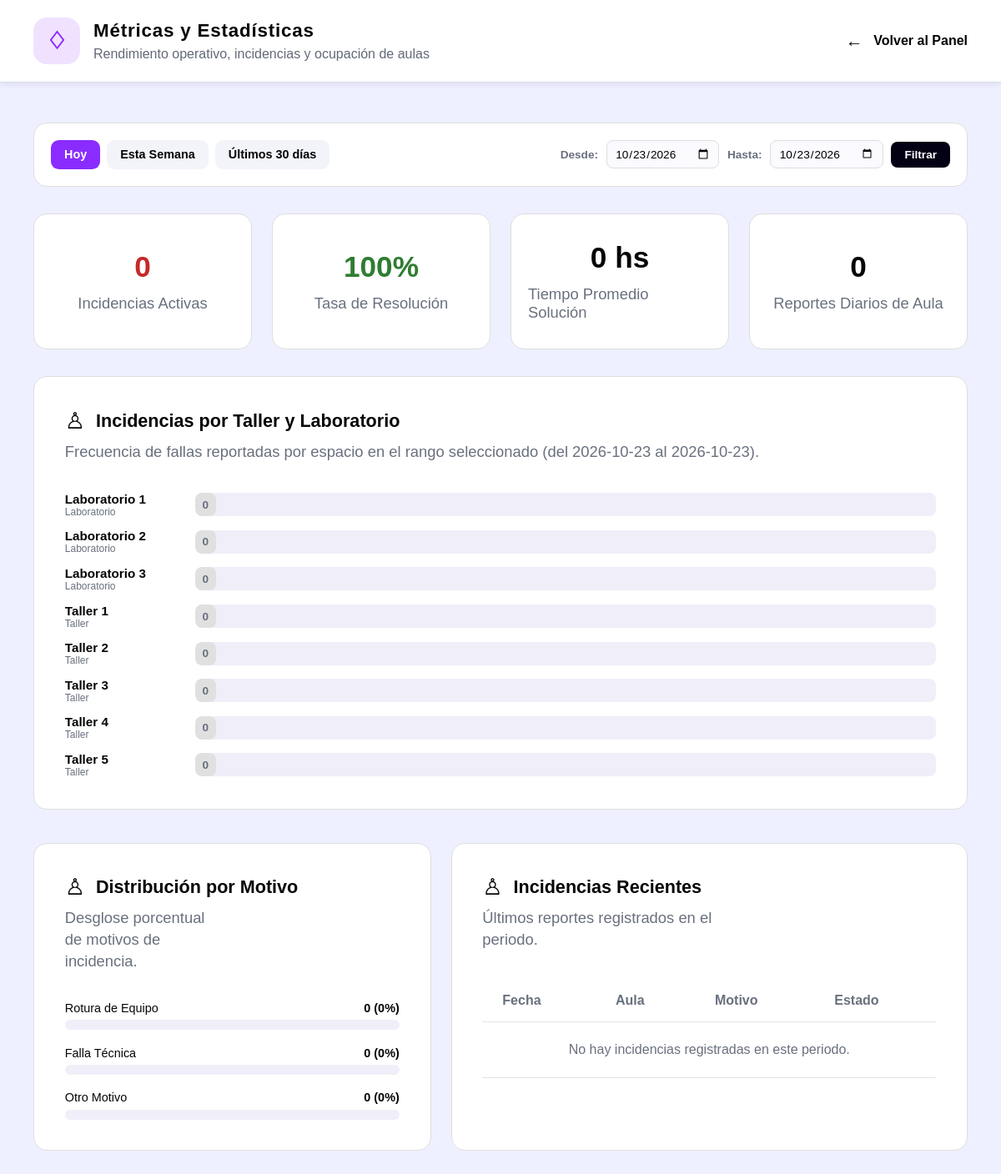
Screenshot of /index.php?ruta=metricas-administrador&periodo=hoy (signed in) with the database file from the repository.
### tables this page shows
CREATE TABLE IF NOT EXISTS aulas (
    id INT UNSIGNED AUTO_INCREMENT PRIMARY KEY,
    codigo VARCHAR(50) NOT NULL UNIQUE,
    nombre VARCHAR(100) NOT NULL,
    tipo ENUM('taller', 'laboratorio', 'aula') NOT NULL DEFAULT 'taller',
    activo TINYINT(1) NOT NULL DEFAULT 1,
    creado_en TIMESTAMP NOT NULL DEFAULT CURRENT_TIMESTAMP
);

### app/controlador/administrador/mostrarMetricasAdministrador.php (called while the page is built, shortened)
<?php
require_once __DIR__ . '/../../modelo/MetricasModelo.php';
require_once __DIR__ . '/../../utilidades/sesion.php';
$periodo = (string) ($_GET['periodo'] ?? 'ultimos-30-dias');
$hoy = date('Y-m-d');
$fechaDesde = $hoy;
$fechaHasta = $hoy;
switch ($periodo) {
    case 'hoy':
        $fechaDesde = $hoy;
        $fechaHasta = $hoy;
        break;
}
$modelo = new MetricasModelo();
$kpis = $modelo->obtenerResumenKPIs($fechaDesde, $fechaHasta);
$incidenciasPorAula = $modelo->obtenerIncidenciasPorAula($fechaDesde, $fechaHasta);
$distribucionTipos = $modelo->obtenerDistribucionTipos($fechaDesde, $fechaHasta);
$incidenciasRecientes = $modelo->obtenerIncidenciasRecientes($fechaDesde, $fechaHasta, 5);
require __DIR__ . '/../../vista/administrador/metricas-administrador.php';

### app/utilidades/sesion.php (called while the page is built, shortened)
<?php
function escapar(string $valor): string
{
    return htmlspecialchars($valor, ENT_QUOTES | ENT_SUBSTITUTE, 'UTF-8');
}

### app/config/Conexion.php (called while the page is built, shortened)
<?php
final class Conexion
{
    private static ?PDO $conexion = null;
    public static function obtener(): PDO
    {
        $configLocal = [];
        $archivoLocal = __DIR__ . '/local.php';
        $host = getenv('DB_HOST') ?: ($configLocal['DB_HOST'] ?? '127.0.0.1');
        $puerto = getenv('DB_PORT') ?: ($configLocal['DB_PORT'] ?? '3306');
        $baseDeDatos = getenv('DB_NAME') ?: ($configLocal['DB_NAME'] ?? 'ipsum');
        $usuario = getenv('DB_USER') ?: ($configLocal['DB_USER'] ?? 'root');
        $contrasena = getenv('DB_PASSWORD') ?: ($configLocal['DB_PASSWORD'] ?? '');
        $dsn = "mysql:host={$host};port={$puerto};dbname={$baseDeDatos};charset=utf8mb4";
        self::$conexion = new PDO($dsn, $usuario, $contrasena, [
            PDO::ATTR_ERRMODE => PDO::ERRMODE_EXCEPTION,
            PDO::ATTR_DEFAULT_FETCH_MODE => PDO::FETCH_ASSOC,
            PDO::ATTR_EMULATE_PREPARES => false,
        ]);
        self::$conexion->exec("SET time_zone = '-03:00'");
        return self::$conexion;
    }
}

### app/modelo/MetricasModelo.php (called while the page is built, shortened)
<?php
require_once __DIR__ . '/../config/Conexion.php';
class MetricasModelo
{
    private PDO $conexion;
    public function __construct()
    {
        $this->conexion = Conexion::obtener();
    }
    public function obtenerResumenKPIs(string $fechaDesde, string $fechaHasta): array
    {
        $sqlActivas = 'SELECT COUNT(*) FROM reportes_incidencias
                       WHERE estado IN ("pendiente", "en_proceso")
                       AND fecha BETWEEN :desde AND :hasta';
        $stmtActivas = $this->conexion->prepare($sqlActivas);
        $stmtActivas->execute([':desde' => $fechaDesde, ':hasta' => $fechaHasta]);
        $incidenciasActivas = (int) $stmtActivas->fetchColumn();
        $sqlTotales = 'SELECT
                        COUNT(*) AS total,
                        SUM(CASE WHEN estado = "resuelto" THEN 1 ELSE 0 END) AS resueltas
                       FROM reportes_incidencias
                       WHERE fecha BETWEEN :desde AND :hasta';
        $stmtTotales = $this->conexion->prepare($sqlTotales);
        $stmtTotales->execute([':desde' => $fechaDesde, ':hasta' => $fechaHasta]);
        $totales = $stmtTotales->fetch(PDO::FETCH_ASSOC) ?: [];
        $totalIncidencias = (int) ($totales['total'] ?? 0);
        $totalResueltas = (int) ($totales['resueltas'] ?? 0);
        $tasaResolucion = $totalIncidencias > 0
            ? round(($totalResueltas / $totalIncidencias) * 100, 1)
            : 100.0;
        $sqlTiempo = 'SELECT AVG(TIMESTAMPDIFF(HOUR, creado_en, actualizado_en)) AS promedio_horas
                      FROM reportes_incidencias
                      WHERE estado = "resuelto" AND fecha BETWEEN :desde AND :hasta';
        $stmtTiempo = $this->conexion->prepare($sqlTiempo);
        $stmtTiempo->execute([':desde' => $fechaDesde, ':hasta' => $fechaHasta]);
        $horas = $stmtTiempo->fetchColumn();
        $promedioHoras = $horas !== null ? round((float) $horas, 1) : 0.0;
        $sqlDiarios = 'SELECT COUNT(*) FROM reportes_diarios WHERE fecha BETWEEN :desde AND :hasta';
        $stmtDiarios = $this->conexion->prepare($sqlDiarios);
        $stmtDiarios->execute([':desde' => $fechaDesde, ':hasta' => $fechaHasta]);
        $totalDiarios = (int) $stmtDiarios->fetchColumn();
        return [
            'activas' => $incidenciasActivas,
            'tasa_resolucion' => $tasaResolucion,
            'tiempo_promedio_horas' => $promedioHoras,
            'total_diarios' => $totalDiarios,
            'total_incidencias' => $totalIncidencias,
            'total_resueltas' => $totalResueltas,
        ];
    }
    public function obtenerIncidenciasPorAula(string $fechaDesde, string $fechaHasta): array
    {
        $sql = 'SELECT a.id, a.nombre, a.tipo, COUNT(i.id) AS total_incidencias
                FROM aulas a
                LEFT JOIN reportes_incidencias i
                    ON a.id = i.aula_id AND i.fecha BETWEEN :desde AND :hasta
                WHERE a.activo = 1
                GROUP BY a.id, a.nombre, a.tipo
                ORDER BY total_incidencias DESC, a.nombre ASC';
        $stmt = $this->conexion->prepare($sql);
        $stmt->execute([':desde' => $fechaDesde, ':hasta' => $fechaHasta]);
        return $stmt->fetchAll(PDO::FETCH_ASSOC);
    }
    public function obtenerDistribucionTipos(string $fechaDesde, string $fechaHasta): array
    {
        $sql = 'SELECT tipo_solicitud, COUNT(*) AS cantidad
                FROM reportes_incidencias
                WHERE fecha BETWEEN :desde AND :hasta
                GROUP BY tipo_solicitud';
        $stmt = $this->conexion->prepare($sql);
        $stmt->execute([':desde' => $fechaDesde, ':hasta' => $fechaHasta]);
        $resultados = $stmt->fetchAll(PDO::FETCH_KEY_PAIR);
        return [
            'rotura-equipo' => (int) ($resultados['rotura-equipo'] ?? 0),
            'falla-equipo'  => (int) ($resultados['falla-equipo'] ?? 0),
            'otro'          => (int) ($resultados['otro'] ?? 0),
        ];
    }
}

### app/vista/administrador/metricas-administrador.php (the view, shortened to what this page needs)
<!DOCTYPE html>
<html lang="es">
<head>
    <link rel="stylesheet" href="assets/css/panel-administrador.css">
    <link rel="stylesheet" href="assets/css/metricas-administrador.css">
</head>
<body class="admin-page">
    <header class="admin-header">
        <section class="admin-header__brand" id="encabezado-metricas">
            <h1 class="admin-header__title">Métricas y Estadísticas</h1>
            <p class="admin-header__subtitle">Rendimiento operativo, incidencias y ocupación de aulas</p>
        </section>
        <nav class="admin-header__nav" id="navegacion-metricas">
            <a class="admin-header__logout admin-header__back" href="index.php?ruta=panel-administrador">
                Volver al Panel
            </a>
        </nav>
    </header>
    <main class="admin-main" id="contenido-metricas">
        <section class="metricas-filtros" id="filtros-temporales">
            <form action="index.php" method="get" class="metricas-filtros__form">
                <div class="metricas-filtros__botones">
                    <a href="index.php?ruta=metricas-administrador&periodo=hoy"
                       class="metricas-filtros__btn <?= $periodo === 'hoy' ? 'metricas-filtros__btn--activo' : '' ?>">
                        Hoy
                    </a>
                    <a href="index.php?ruta=metricas-administrador&periodo=esta-semana"
                       class="metricas-filtros__btn <?= $periodo === 'esta-semana' ? 'metricas-filtros__btn--activo' : '' ?>">
                        Esta Semana
                    </a>
                    <a href="index.php?ruta=metricas-administrador&periodo=ultimos-30-dias"
                       class="metricas-filtros__btn <?= $periodo === 'ultimos-30-dias' ? 'metricas-filtros__btn--activo' : '' ?>">
                        Últimos 30 días
                    </a>
                </div>
                <div class="metricas-filtros__personalizado">
                    <label class="metricas-filtros__label" for="fecha_desde">Desde:</label>
                    <input class="metricas-filtros__date" type="date" id="fecha_desde" name="fecha_desde" value="<?= escapar($fechaDesde) ?>" required>
                    <label class="metricas-filtros__label" for="fecha_hasta">Hasta:</label>
                    <input class="metricas-filtros__date" type="date" id="fecha_hasta" name="fecha_hasta" value="<?= escapar($fechaHasta) ?>" required>
                    <button class="metricas-filtros__submit" type="submit">Filtrar</button>
                </div>
            </form>
        </section>
        <section class="admin-stats metricas-kpis" id="kpis-superiores">
            <article class="admin-stats__card">
                <h3 class="admin-stats__name">Incidencias Activas</h3>
                <p class="admin-stats__number metricas-kpi--alerta"><?= (int) $kpis['activas'] ?></p>
            </article>
            <article class="admin-stats__card">
                <h3 class="admin-stats__name">Tasa de Resolución</h3>
                <p class="admin-stats__number metricas-kpi--exito"><?= (float) $kpis['tasa_resolucion'] ?>%</p>
            </article>
            <article class="admin-stats__card">
                <h3 class="admin-stats__name">Tiempo Promedio Solución</h3>
                <p class="admin-stats__number"><?= (float) $kpis['tiempo_promedio_horas'] ?> hs</p>
            </article>
            <article class="admin-stats__card">
                <h3 class="admin-stats__name">Reportes Diarios de Aula</h3>
                <p class="admin-stats__number"><?= (int) $kpis['total_diarios'] ?></p>
            </article>
        </section>
        <section class="admin-users metricas-card" id="incidencias-por-aula">
            <h2 class="admin-users__title">Incidencias por Taller y Laboratorio</h2>
            <p class="admin-users__description">
                Frecuencia de fallas reportadas por espacio en el rango seleccionado (del <?= escapar($fechaDesde) ?> al <?= escapar($fechaHasta) ?>).
            </p>
            <div class="metricas-barras">
                <?php if (empty($incidenciasPorAula)): ?>
                    <p class="admin-users__description">No hay aulas registradas en el sistema.</p>
                <?php else: ?>
                    <?php foreach ($incidenciasPorAula as $aula):
                        $totalInc = (int) $aula['total_incidencias'];
                        $porcentaje = $maxIncidencias > 0 ? round(($totalInc / $maxIncidencias) * 100) : 0;
                    ?>
                        <div class="metricas-barras__fila">
                            <div class="metricas-barras__etiqueta">
                                <strong><?= escapar((string) $aula['nombre']) ?></strong>
                                <span class="metricas-barras__tipo"><?= escapar((string) $aula['tipo']) ?></span>
                            </div>
                            <div class="metricas-barras__pista">
                                <?php if ($totalInc > 0): ?>
                                    <div class="metricas-barras__relleno" style="width: <?= max(7, $porcentaje) ?>%;">
                                        <span class="metricas-barras__valor"><?= $totalInc ?></span>
                                    </div>
                                <?php else: ?>
                                    <div class="metricas-barras__relleno metricas-barras__relleno--cero" style="width: 25px;">
                                        <span class="metricas-barras__valor metricas-barras__valor--cero">0</span>
                                    </div>
                                <?php endif; ?>
                            </div>
                        </div>
                    <?php endforeach; ?>
                <?php endif; ?>
            </div>
        </section>
        <div class="metricas-grid-inferior">
            <section class="admin-users metricas-card" id="distribucion-fallas">
                <h2 class="admin-users__title">Distribución por Motivo</h2>
                <p class="admin-users__description">Desglose porcentual de motivos de incidencia.</p>
                <?php
                    $totalTipos = array_sum($distribucionTipos);
                    $pctRotura = $totalTipos > 0 ? round(($distribucionTipos['rotura-equipo'] / $totalTipos) * 100) : 0;
                    $pctFalla = $totalTipos > 0 ? round(($distribucionTipos['falla-equipo'] / $totalTipos) * 100) : 0;
                    $pctOtro = $totalTipos > 0 ? round(($distribucionTipos['otro'] / $totalTipos) * 100) : 0;
                ?>
                <div class="metricas-distribucion">
                    <div class="metricas-distribucion__item">
                        <div class="metricas-distribucion__header">
                            <span>Rotura de Equipo</span>
                            <strong><?= $distribucionTipos['rotura-equipo'] ?> (<?= $pctRotura ?>%)</strong>
                        </div>
                        <div class="metricas-distribucion__barra">
                        </div>
                    </div>
                    <div class="metricas-distribucion__item">
                        <div class="metricas-distribucion__header">
                            <span>Falla Técnica</span>
                            <strong><?= $distribucionTipos['falla-equipo'] ?> (<?= $pctFalla ?>%)</strong>
                        </div>
                        <div class="metricas-distribucion__barra">
                        </div>
                    </div>
                    <div class="metricas-distribucion__item">
                        <div class="metricas-distribucion__header">
                            <span>Otro Motivo</span>
                            <strong><?= $distribucionTipos['otro'] ?> (<?= $pctOtro ?>%)</strong>
                        </div>
                        <div class="metricas-distribucion__barra">
                        </div>
                    </div>
                </div>
            </section>
            <section class="admin-users metricas-card" id="incidencias-recientes">
                <h2 class="admin-users__title">Incidencias Recientes</h2>
                <p class="admin-users__description">Últimos reportes registrados en el periodo.</p>
                <table class="admin-users__table">
                    <thead class="admin-users__thead">
                        <tr class="admin-users__row">
                            <th class="admin-users__header">Fecha</th>
                            <th class="admin-users__header">Aula</th>
                            <th class="admin-users__header">Motivo</th>
                            <th class="admin-users__header">Estado</th>
                        </tr>
                    </thead>
                    <tbody class="admin-users__tbody">
                        <?php if (empty($incidenciasRecientes)): ?>
                            <tr class="admin-users__row">
                                <td colspan="4" class="admin-users__cell" style="text-align: center; color: #69707e; padding: 1.5rem;">
                                    No hay incidencias registradas en este periodo.
                                </td>
                            </tr>
                        <?php endif; ?>
                    </tbody>
                </table>
            </section>
        </div>
    </main>
</body>
</html>

### rows the page displays
aulas: nombre "Laboratorio 1", tipo "Laboratorio"
aulas: nombre "Laboratorio 2", tipo "Laboratorio"
aulas: nombre "Laboratorio 3", tipo "Laboratorio"
aulas: nombre "Taller 1", tipo "Taller"
aulas: nombre "Taller 2", tipo "Taller"
aulas: nombre "Taller 3", tipo "Taller"
aulas: nombre "Taller 4", tipo "Taller"
aulas: nombre "Taller 5", tipo "Taller"

### other values shown
$kpis['activas'] "0"
$kpis['tasa_resolucion'] "100"
$kpis['tiempo_promedio_horas'] "0"
$kpis['total_diarios'] "0"
escapar($fechaDesde) "2026-10-23"
escapar($fechaHasta) "2026-10-23"
$distribucionTipos['rotura-equipo'] "0"
$pctRotura "0"
$distribucionTipos['falla-equipo'] "0"
$pctFalla "0"
$distribucionTipos['otro'] "0"
$pctOtro "0"
